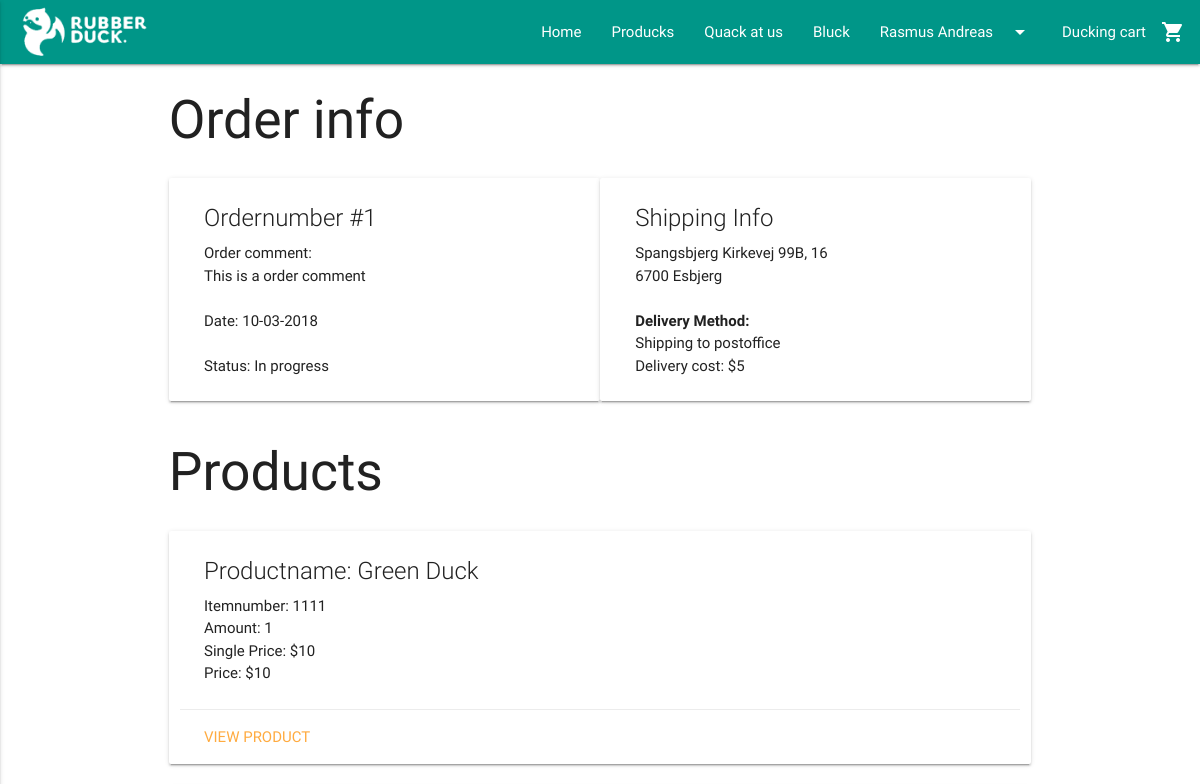
/view/order.php?order=1 (signed in, upper part), run on an earlier commit of the app's database.
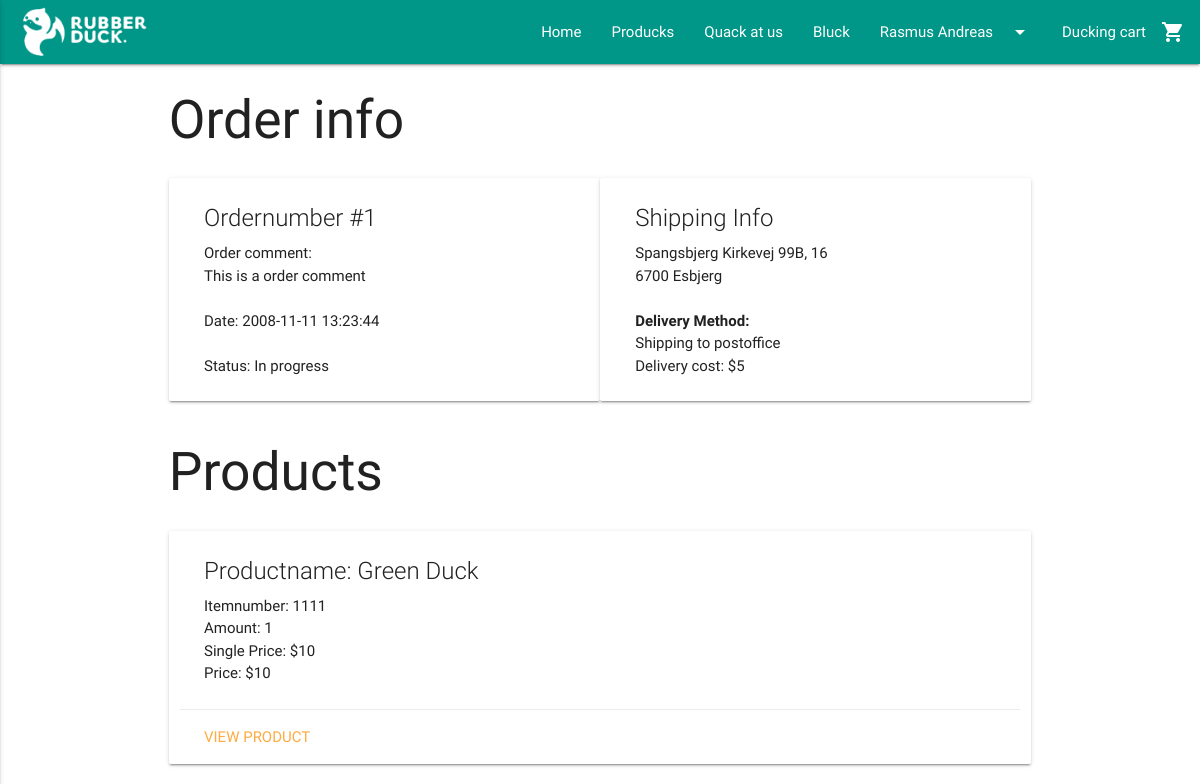
And on a later commit of the database.
### tables this page shows
CREATE TABLE CustomerOrder (
  OrderNumber int AUTO_INCREMENT NOT NULL PRIMARY KEY,
  Comment varchar(255) NULL,
  OrderDate TIMESTAMP NOT NULL,
  ShippingStreet varchar(255) NOT NULL,
  ShippingHouseNumber varchar(255) NOT NULL,
  ZipCode int(20) NOT NULL,  
  CustomerEmail varchar(255) NOT NULL,  
  DeliveryMethodID int NOT NULL,  
  OrderStatusID int NOT NULL,  
  PromoCode varchar(255) NULL  
);

CREATE TABLE OrderStatus (
  OrderStatusID int AUTO_INCREMENT NOT NULL PRIMARY KEY,
  Status varchar(255) NOT NULL
);

CREATE TABLE ZipCode (
    ZipCode int(20) NOT NULL PRIMARY KEY,
    City varchar(255)
);

CREATE TABLE DeliveryMethod (
  DeliveryMethodID int AUTO_INCREMENT NOT NULL PRIMARY KEY,
  Method varchar(255) NOT NULL,
  MethodDescription varchar(255) NOT NULL,
  DeliveryPrice int NOT NULL
);

### model/ordersDAO.php (called while the page is built, shortened)
<?php
require_once("../includes/connection.php");
function getOrder($orderNumber) {
  global $connection;
  $query = "SELECT * FROM CustomerOrder INNER JOIN DeliveryMethod ON CustomerOrder.DeliveryMethodID = DeliveryMethod.DeliveryMethodID INNER JOIN OrderStatus ON CustomerOrder.OrderStatusID = OrderStatus.OrderStatusID INNER JOIN ZipCode ON CustomerOrder.ZipCode = ZipCode.ZipCode WHERE OrderNumber = $orderNumber";
  $result = mysqli_query($connection, $query);
  $row = mysqli_fetch_assoc($result);
  return $row;
}
function getOrderProducts($orderNumber) {
  global $connection;
  $query = "SELECT * FROM OrderDetails INNER JOIN Product ON OrderDetails.ItemNumber = Product.ItemNumber WHERE OrderDetails.OrderNumber = $orderNumber";
  $result = mysqli_query($connection, $query);
  return $result;
}
?>

### view/order.php (the view, shortened to what this page needs)
<?php
require_once("../includes/header.php");
require_once("../model/ordersDAO.php");
$orderNumber = $_GET["order"];
$orderinfo = getOrder($orderNumber);
$orderProducts = getOrderProducts($orderNumber);
?>
<?php
if ($orderinfo["CustomerEmail"] != $_SESSION["CustomerEmail"]) {
  ?>
  <div class="container">
    <h2>This isn't your order!</h2>
  </div>
  <?php
} else {
?>
<div class="container">
  <div class="row">
    <h2>Order info</h2>
    <div class="card col s12 m6">
      <div class="card-content">
        <span class="card-title">Ordernumber #<?php echo $orderinfo["OrderNumber"]; ?></span>
        <p>Order comment: </p>
        <p><?php echo $orderinfo["Comment"]; ?></p>
        <br>
        <p>Date: <?php echo $orderinfo["OrderDate"]; ?></p>
        <br>
        <p>Status: <?php echo $orderinfo["Status"]; ?></p>
      </div>
    </div>
    <div class="card col s12 m6">
      <div class="card-content">
        <span class="card-title">Shipping Info</span>
        <p><?php echo $orderinfo["ShippingStreet"] . " " .$orderinfo["ShippingHouseNumber"]; ?></p>
        <p><?php echo $orderinfo["ZipCode"] . " " . $orderinfo["City"]; ?></p>
        <br>
        <p><b>Delivery Method:</b></p>
        <p><?php echo $orderinfo["Method"]; ?></p>
        <p>Delivery cost: $<?php echo $orderinfo["DeliveryPrice"]; ?></p>
      </div>
    </div>
  </div>
  <div class="row">
    <h2>Products</h2>
    <?php
    while ($row = mysqli_fetch_array($orderProducts)) {
    ?>
    <div class="card col s12">
      <div class="card-content">
        <span class="card-title">Productname: <?php echo $row["ProductName"]; ?></span>
        <p>Itemnumber: <?php echo $row["ItemNumber"]; ?></p>
        <p>Amount: <?php echo $row["Amount"]; ?></p>
        <p>Single Price: $<?php echo $row["Price"]; ?></p>
        <p>Price: $<?php echo $row["Price"] * $row["Amount"]; ?></p>
      </div>
      <div class="card-action">
        <a href="product.php?item=<?php echo $row["ItemNumber"]; ?>">View product</a>
      </div>
    </div>
    <?php
    }
    ?>
  </div>
</div>
<?php
}
require_once("../includes/footer.php");
?>

What changed in the data, as far as the page shows it:
changed customerorder "This is a order comment": OrderDate "10-03-2018" → "2008-11-11 13:23:44"
